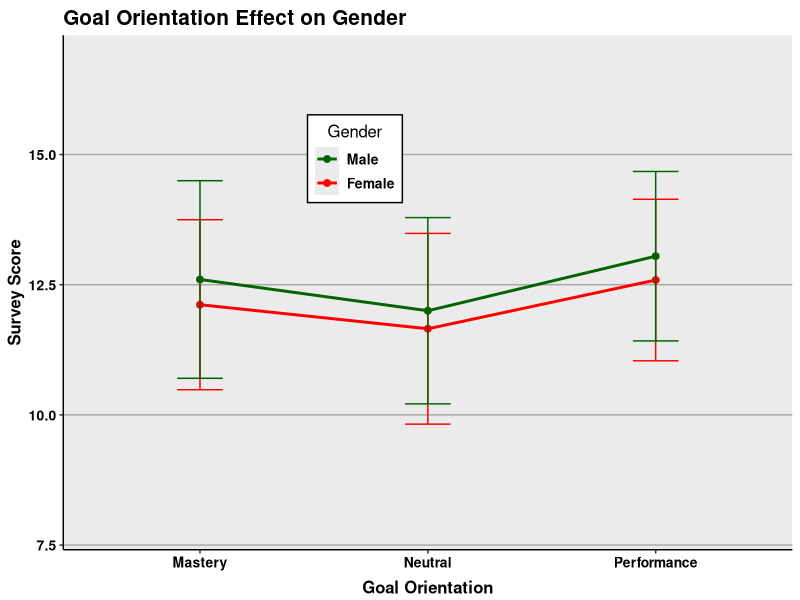
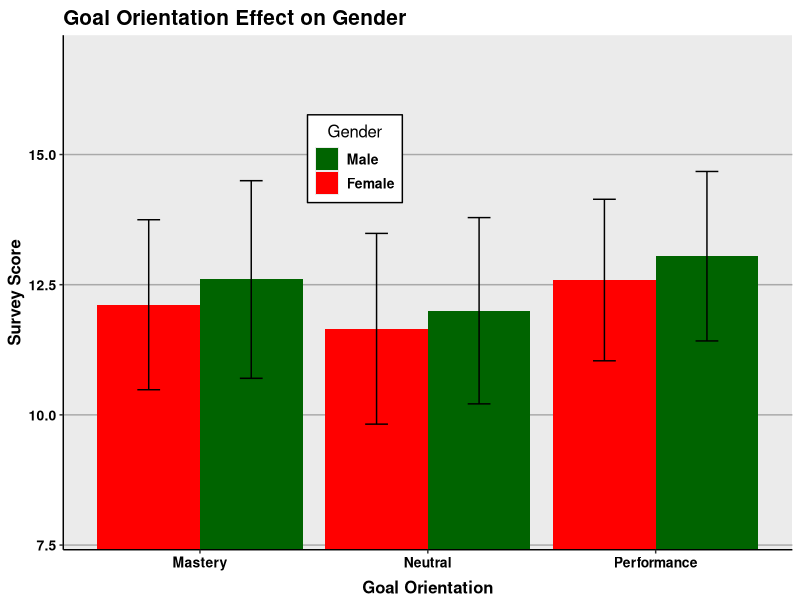

The R source for these figures, in order:
## ---- chunk 1
dat<-read.csv("Goal Orientation answersfinal.csv")
## ---- chunk 2
str(dat)
## ---- chunk 3
dat$Gender<-as.factor(dat$Gender)
dat$Condition<-as.factor(dat$Condition)
## ---- chunk 4
summary(aov(Result~Condition*Gender, data=dat))
## ---- chunk 5
library(ggplot2)
library(gplots)
library(dplyr)
## ---- chunk 6
temp<-dat%>%group_by(Condition,Gender)%>%
  summarize(means=mean(Result),
            sems=sd(Result)/sqrt(length(n)))
## ---- chunk 7
f<-ggplot(temp, aes(x=Condition,
                    y=means,
                    group=Gender,
                    color=Gender))+
  geom_line(size=1)+
  geom_point(size=2)+
  scale_color_manual(values=c("darkgreen","red"),
                     name="Gender",
                     breaks=c("Male","Female"),
                     labels=c("Male", "Female"))+
  geom_errorbar(aes(ymax=means+sems, ymin=means-sems),width=.2)+
  ggtitle("Goal Orientation Effect on Gender")+
  labs(x="Goal Orientation",y="Survey Score")+
  theme(plot.title=element_text(size=15,face="bold",vjust=.5))+
  theme(axis.title.x=element_text(size=12,face="bold",vjust=-.25))+
  theme(axis.title.y=element_text(size=12,face="bold",vjust=1))+
  theme(axis.text.x=element_text(size=10,face="bold",color="black"))+
  theme(axis.text.y=element_text(size=10,face="bold",color="black"))+
  coord_cartesian(ylim=c(min(temp$means)-2*max(temp$sems),
                         max(temp$means)+2*max(temp$sems)))+
  theme(panel.border=element_blank(),axis.line=element_line())+
  theme(panel.grid.major.x=element_blank())+
  theme(panel.grid.major.y=element_line(color="darkgrey"))+
  theme(panel.grid.minor.y=element_blank())+
  theme(legend.position=c(.4,.76))+
  theme(legend.background=element_blank())+
  theme(legend.background=element_rect(color="black"))+
  theme(legend.title=element_blank())+
  theme(legend.title=element_text(size=12))+
  theme(legend.title.align=.5)+
  theme(legend.text=element_text(size=10,face="bold"))
f

f<-ggplot(temp, aes(x=Condition,
                    y=means,
                    fill=Gender))+
  geom_bar(stat="identity",position=position_dodge())+
  scale_fill_manual(values=c("darkgreen","red"),
                     name="Gender",
                     breaks=c("Male", "Female"),
                     labels=c("Male", "Female"))+
  geom_errorbar(aes(ymax=means+sems,
                    ymin=means-sems),
                width=.2,
                position=position_dodge(.9))+
  ggtitle("Goal Orientation Effect on Gender")+
  labs(x="Goal Orientation",y="Survey Score")+
  theme(plot.title=element_text(size=15,face="bold",vjust=.5))+
  theme(axis.title.x=element_text(size=12,face="bold",vjust=-.25))+
  theme(axis.title.y=element_text(size=12,face="bold",vjust=1))+
  theme(axis.text.x=element_text(size=10,face="bold",color="black"))+
  theme(axis.text.y=element_text(size=10,face="bold",color="black"))+
  coord_cartesian(ylim=c(min(temp$means)-2*max(temp$sems),
                         max(temp$means)+2*max(temp$sems)))+
  theme(panel.border=element_blank(),axis.line=element_line())+
  theme(panel.grid.major.x=element_blank())+
  theme(panel.grid.major.y=element_line(color="darkgrey"))+
  theme(panel.grid.minor.y=element_blank())+
  theme(legend.position=c(.4,.76))+
  theme(legend.background=element_blank())+
  theme(legend.background=element_rect(color="black"))+
  theme(legend.title=element_blank())+
  theme(legend.title=element_text(size=12))+
  theme(legend.title.align=.5)+
  theme(legend.text=element_text(size=10,face="bold"))
f
